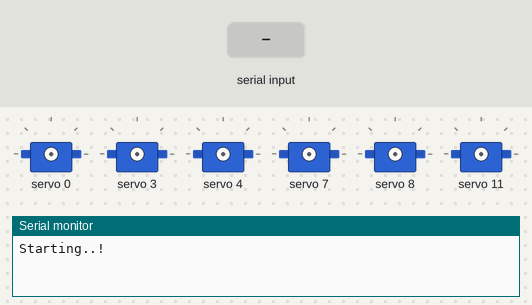
Bench run of a sketch on a simulated Arduino Uno, built with avr-gcc and run on an emulated ATmega328P. Parts: 6 × servo, the last lines printed to the serial monitor. Inputs (shaded band) come from the test bench.

Above: at 1.2 s.
1.3 s: "90,45,200\n" received over Serial
4.3 s: "30,150,10\n" received over Serial
At 7.0 s:
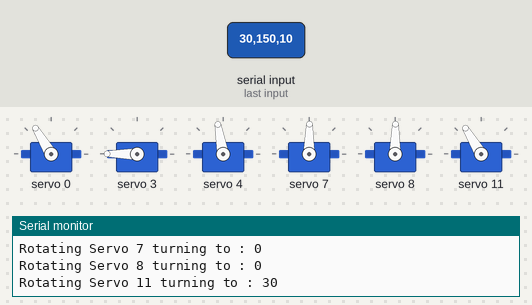
7.3 s: "90,45,200,10\n" received over Serial
At 9.37 s:
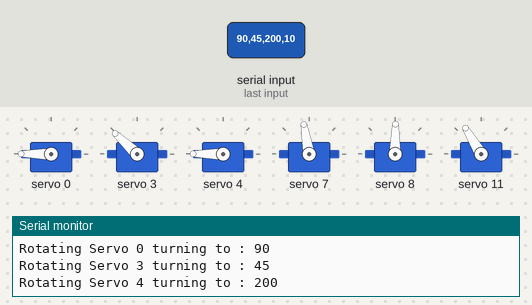
10.3 s: "30,150,10,200\n" received over Serial
At 12.6 s:
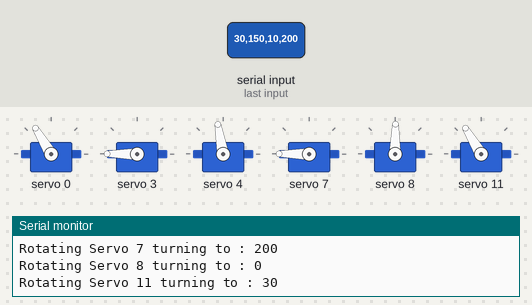
13.0 s: "90,45,200,10,150,30\n" received over Serial
At 15.6 s:
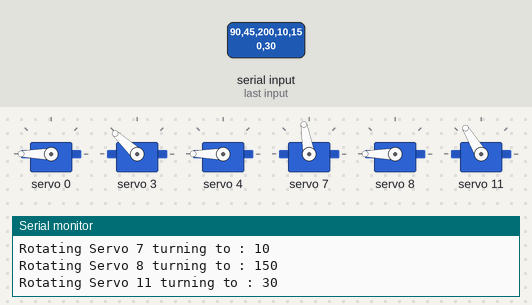
16.0 s: "30,150,10,200,45,90\n" received over Serial
At 18.7 s:
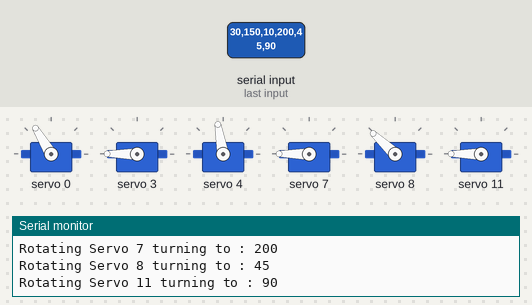
Timing chart, 0 to 20.0 s (numbered marks = the images above; inputs shaded):
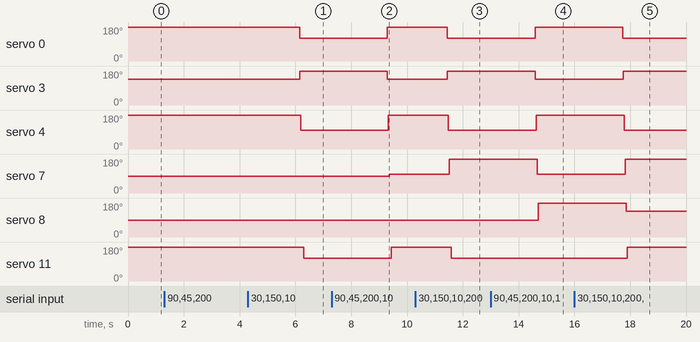

The sketch:

6DOF_Robotic_Arm_.ino
```cpp
#include <Wire.h>
#include <Adafruit_PWMServoDriver.h>

Adafruit_PWMServoDriver pwm = Adafruit_PWMServoDriver();

#define SERVOMIN 100 // this is the 'minimum' pulse length count (out of 4096)
#define SERVOMAX 500 // this is the 'maximum' pulse length count (out of 4096)
#define FREQUENCY 50 // this is the 'maximum' pulse length count (out of 4096)

#define ChannelBase 0
#define ChannelShoulder 3
#define ChannelElbow 4
#define ChannelWrist 7
#define ChannelWristRoll 8
#define ChannelGripper 11

int baseAngle;

void rotateServo(int channel, int angle){
  int pulseWidth = map(angle,-90,90,SERVOMIN,SERVOMAX);
  Serial.println("Rotating Servo " + String(channel) + " turning to : " + String(angle));
  pwm.setPWM(channel, 0, pulseWidth);
}

void rotateBase(int angle){
  rotateServo(ChannelBase,angle);
}

void rotateSholder(int angle){
  rotateServo(ChannelShoulder,angle);
}

void rotateElbow(int angle){
  rotateServo(ChannelElbow,angle);
}

void rotateWrist(int angle){
  rotateServo(ChannelWrist,angle);
}

void rotateWristRoll(int angle){
  rotateServo(ChannelWristRoll,angle);
}

void rotateGripper(int angle){
  rotateServo(ChannelGripper,angle);
}

void setup() {
  Serial.begin(9600);
  Serial.println("Starting..!");

  pwm.begin();
  pwm.setPWMFreq(FREQUENCY);  // Analog servos run at ~50z updates
}

String data;
String values[5];

void loop() {
   if (Serial.available() > 0) {
    data = Serial.readString();
    int valueCount = splitString(data, ',', values, 5);
    //Serial.println("Received Degree : " + String(baseAngle));
    rotateBase(values[0].toInt());
    rotateSholder(values[1].toInt());
    rotateElbow(values[2].toInt());
    rotateWrist(values[3].toInt());
    rotateWristRoll(values[4].toInt());
    rotateGripper(values[5].toInt());
   }
   delay(1000);
}

int splitString(String str, char delimiter, String arr[], int size) {
  int arrIndex = 0;
  int startIndex = 0;

  for (int i = 0; i < str.length(); i++) {
    if (str.charAt(i) == delimiter) {
      arr[arrIndex++] = str.substring(startIndex, i);
      startIndex = i + 1;

      if (arrIndex >= size) {
        break;
      }
    }
  }

  if (startIndex < str.length()) {
    arr[arrIndex++] = str.substring(startIndex);
  }

  return arrIndex;
}
```

Measured:
- after the input at 4.3 s, servo 0: 180° → 121° after 1.8 s; servo 3: 137° → 180° after 1.9 s; servo 4: 180° → 100° after 1.9 s; servo 11: 180° → 121° after 2.0 s
- after the input at 7.3 s, servo 0: 121° → 180° after 2.0 s; servo 3: 180° → 137° after 2.0 s; servo 4: 100° → 180° after 2.0 s; servo 7: 89° → 100° after 2.1 s; servo 11: 121° → 180° after 2.1 s
- after the input at 10.3 s, servo 0: 180° → 121° after 1.1 s; servo 3: 137° → 180° after 1.1 s; servo 4: 180° → 100° after 1.2 s; servo 7: 100° → 180° after 1.2 s; servo 11: 180° → 121° after 1.3 s
- after the input at 13.0 s, servo 0: 121° → 180° after 1.6 s; servo 3: 180° → 137° after 1.6 s; servo 4: 100° → 180° after 1.6 s; servo 7: 180° → 100° after 1.7 s; servo 8: 89° → 180° after 1.7 s
- after the input at 16.0 s, servo 0: 180° → 121° after 1.7 s; servo 3: 137° → 180° after 1.7 s; servo 4: 180° → 100° after 1.8 s; servo 7: 100° → 180° after 1.8 s; servo 8: 180° → 137° after 1.9 s
